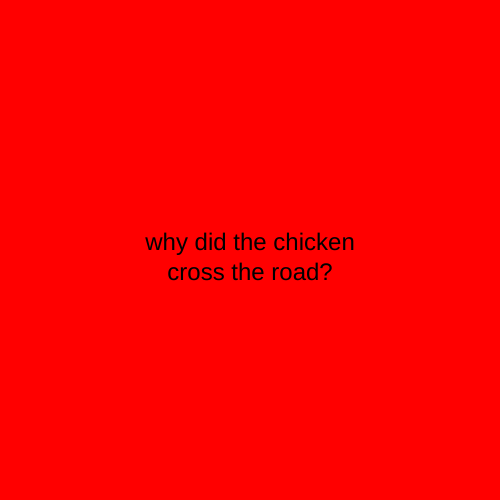
Frame 1 (no input)
Frame 60 (no input): identical to frame 1, image omitted
Frame 120 (the mouse pressed at the canvas centre since frame 60): identical to frame 1, image omitted

The p5.js sketch that drew this single still picture (run headless with seeded random() and noise() and a simulated clock; from frame 60 on, the mouse is pressed at the canvas centre):

// p5.js sketch
// ── sketch.js
let state = 0;
let timer = 0;

function setup() {
  createCanvas(500, 500);
  textAlign(CENTER);
  textSize(24);
}

function draw() {

  switch (state) {
    case 0:
      background('red');
      text("why did the chicken\ncross the road?", width / 2, height / 2);
      break;

    case 1:
      background('green');
      text("to get to the other side", width / 2, height / 2);
      break;
  }

  timer++;
  if (timer > 3 * 60) {
    state++;
    timer = 0;
    if (state > 1) {
      state = 0;
    }
  }

}
